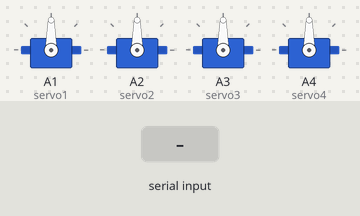
Bench run of a sketch on a simulated Arduino Uno, built with avr-gcc and run on an emulated ATmega328P. On the bench: 4 × servo. The test bench sets the inputs (shaded band).

Above: at 1.2 s.
1.3 s: "90,45,200,10\n" received over Serial
At 2.7 s:
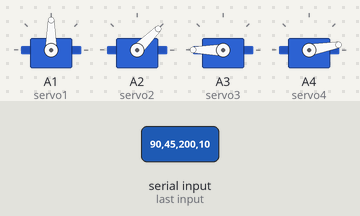
3.8 s: "30,150,10,200\n" received over Serial
At 5.8 s:
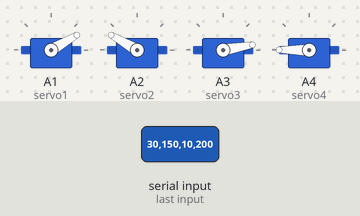
Timing chart, 0 to 7.3 s (numbered marks = the images above; inputs shaded):
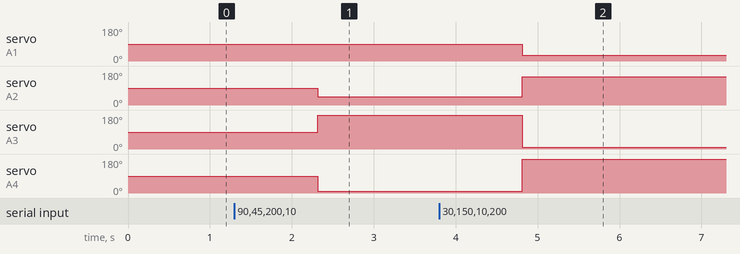

Measured:
- after the input at 1.3 s, servo on A2 (servo2): 90° → 45° after 1.0 s; servo on A3 (servo3): 90° → 180° after 1.0 s; servo on A4 (servo4): 90° → 10° after 1.0 s
- after the input at 3.8 s, servo on A1 (servo1): 90° → 30° after 1.0 s; servo on A2 (servo2): 45° → 150° after 1.0 s; servo on A3 (servo3): 180° → 10° after 1.0 s; servo on A4 (servo4): 10° → 180° after 1.0 s

The sketch:

servoS.ino
```cpp
#include <Servo.h>
String gelenAci1,
       gelenAci2,
       gelenAci3,
       gelenAci4;
Servo servo1,
      servo2,
      servo3,
      servo4 ;
String gelenDeger = "90,90,90,90";
//25,29,165,81
int ayirmakIcin = 1 ;
void ayirAyirDur() {
  for (int i = 0; i <= gelenDeger.length() + 1; i++) {
    if (ayirmakIcin == 1) {
      if (gelenDeger[i] == ',') {
        ayirmakIcin++;
      }
      else {
        gelenAci1 += gelenDeger.charAt(i);
      }
    }
    else if (ayirmakIcin == 2) {
      if (gelenDeger[i] == ',') {
        ayirmakIcin++;
      }
      else {
        gelenAci2 += gelenDeger.charAt(i);
      }
    }
    else if (ayirmakIcin == 3) {
      if (gelenDeger[i] == ',') {
        ayirmakIcin++;
      }
      else {
        gelenAci3 += gelenDeger.charAt(i);
      }
    }
    else if (ayirmakIcin == 4) {
      if (gelenDeger[i] == '\0') {
        ayirmakIcin++;
      }
      else {
        gelenAci4 += gelenDeger.charAt(i);
      }
    }
    //---------------------------
    else if (ayirmakIcin == 5) {
      int gelenAci1Int = gelenAci1.toInt();
      int gelenAci2Int = gelenAci2.toInt();
      int gelenAci3Int = gelenAci3.toInt();
      int gelenAci4Int = gelenAci4.toInt();
      ayirmakIcin++;
      servo1.attach(A1);
      servo2.attach(A2);
      servo3.attach(A3);
      servo4.attach(A4);
      servo1.write(gelenAci1Int);
      servo2.write(gelenAci2Int);
      servo3.write(gelenAci3Int);
      servo4.write(gelenAci4Int);
      delay(75);
      servo1.detach();
      servo2.detach();
      servo3.detach();
      servo4.detach();
    }
  }
}
void setup() {
  Serial.begin(9600);
  servo1.attach(A1);
  servo2.attach(A2);
  servo3.attach(A3);
  servo4.attach(A4);
}
void loop() {
  if (Serial.available()) {
    gelenDeger = Serial.readString();
    ayirmakIcin = 1 ;
    gelenAci1 = "";
    gelenAci2 = "";
    gelenAci3 = "";
    gelenAci4 = "";
    ayirAyirDur();
  } else {
      servo1.detach();
      servo2.detach();
      servo3.detach();
      servo4.detach();
  }
}
```
